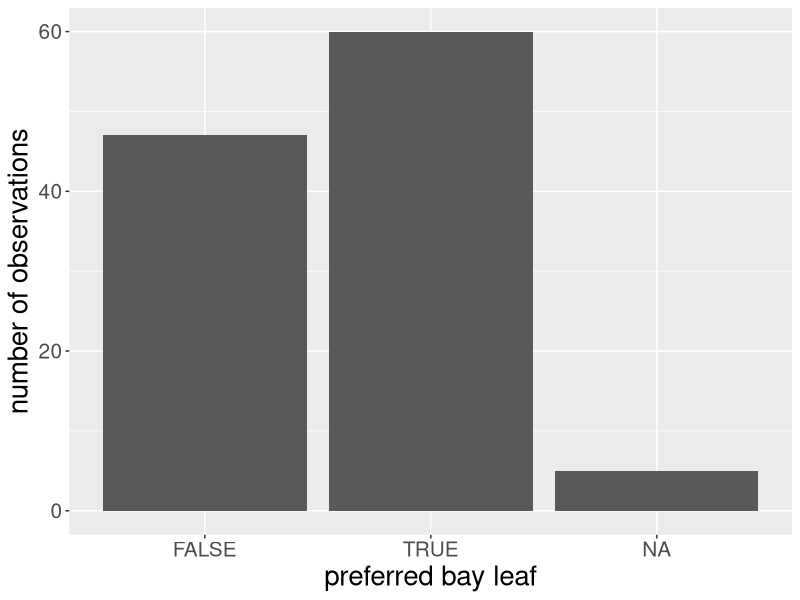

The R source for this figure:
## ---- chunk 1
library(dplyr)
library(tibble)
library(kableExtra)
library(ggplot2)
options(htmltools.dir.version = FALSE)
theme_update(axis.title.x = element_text(size = 20),
             axis.title.y = element_text(size = 20),
             axis.text = element_text(size = 15))
## ---- chunk 2
# Load the raw data from csv files.  The first file has observation-level data;
# the second has batch-level data.
obs.df = read.csv("bay_leaf_observations.csv")
batch.df = read.csv("bay_leaf_batches.csv")
# Add IDs to the rows in the observation-level data; useful for associating a
# single observation with multiple posterior predictions later.
obs.df = obs.df %>%
  rownames_to_column("obs.id")
# Prepare the data for Stan: convert IDs and outcomes to integers.  (They
# should already be integers, but just in case.)
obs.df = obs.df %>%
  mutate(int.batch.id = as.numeric(as.factor(batch.id)),
         int.subject.id = as.numeric(as.factor(subject.id)),
         int.pair.id = as.numeric(as.factor(pair.id)),
         int.prefer.bay.leaf = ifelse(prefer.bay.leaf , 1, 0))
## ---- chunk 3
ggplot(obs.df, aes(x = prefer.bay.leaf)) +
  geom_bar() +
  scale_x_discrete("preferred bay leaf") +
  scale_y_continuous("number of observations")
